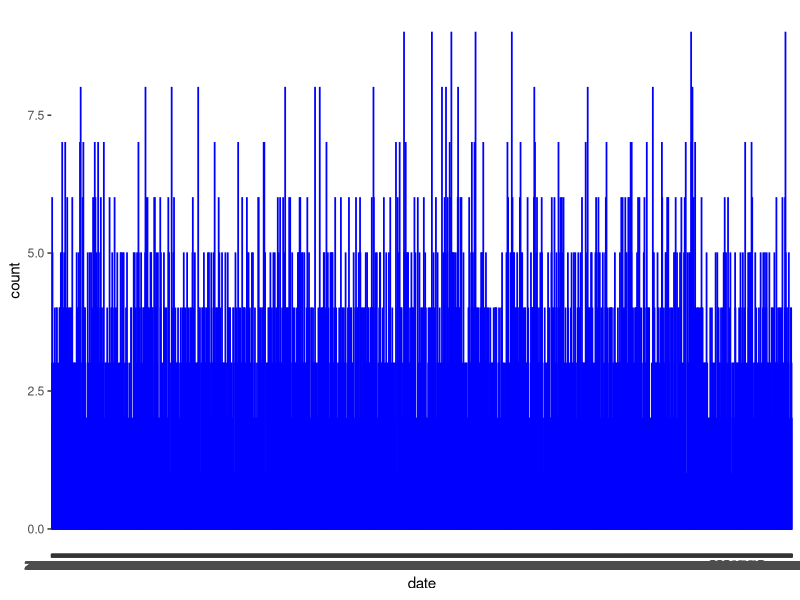
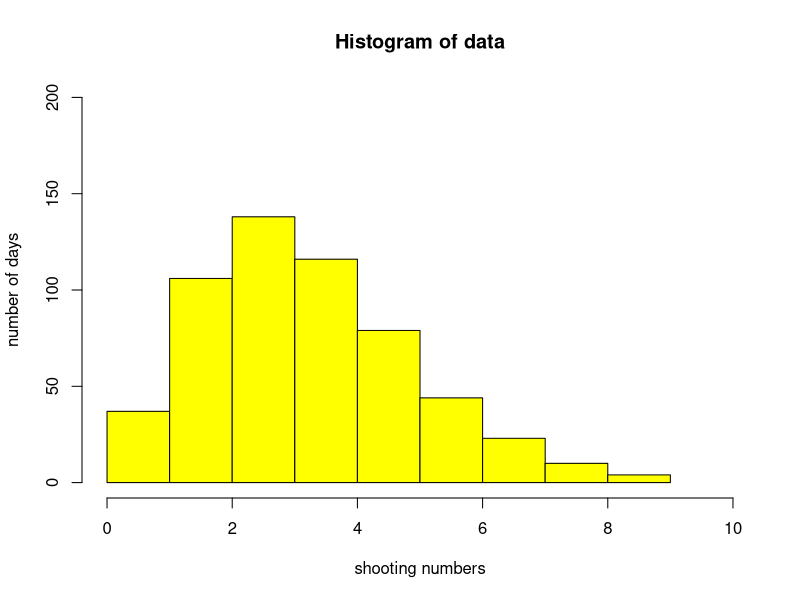
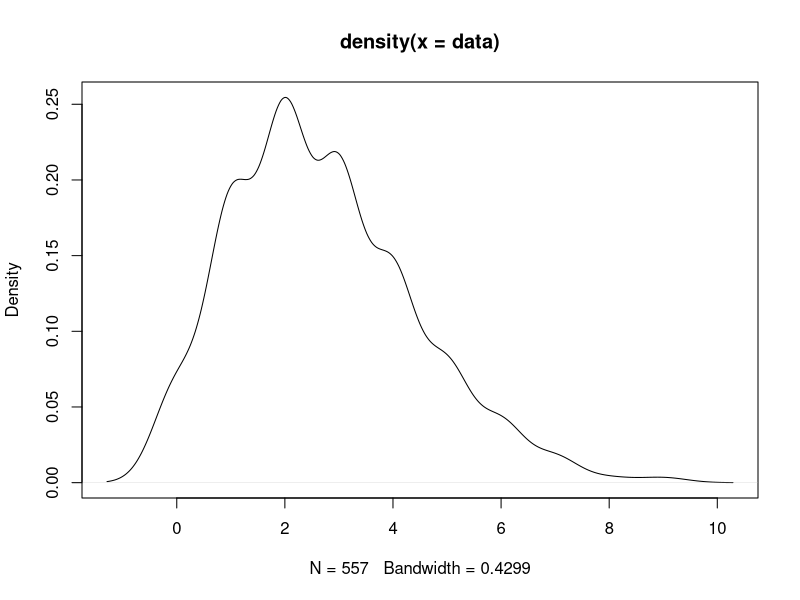

Reproduce these figures in R, in order.
setwd("C:/Users/James Xia/Desktop/STAT4060J/project")
library(tidyverse)
library(ggplot2)
shootings <- read.csv("fatal-police-shootings-data.csv")
col_base <- c("id", 
              "name", 
              "date", 
              "manner_of_death", 
              "armed", 
              "age", 
              "race", 
              "city", 
              "state", 
              "signs_of_mental_illness", 
              "threat_level", 
              "flee", 
              "body_camera", 
              "longitude", 
              "latitude", 
              "is_geocoding_exact"
              )
#colnames(shootings) <- col_base
shootings$date
# g <- group_by(shootings, date)
ggplot(shootings, aes(x = date)) + geom_histogram(stat = "count", col = "blue")
dim(shootings)[1]

num <- c(0, 0, 0, 0, 0, 0, 0, 0, 0, 0, 0)
count <- 1
days <- 0
for(i in 4929:dim(shootings)[1]){
  if(i == 4929){
    days <- days + 1
    next
  }
  
  if(shootings$date[i] == shootings$date[i-1]){
    count <- count + 1
    if(i == dim(shootings)[1]){
      num[count + 1] <- num[count + 1] + 1
      break
    }
    next
  }
  else {
    num[count + 1] <- num[count + 1] + 1
    days <- days + 1
    if(i == dim(shootings)[1]){
      num[2] <- num[2] + 1
      break
    }
    count <- 1
    next
  }
  
}
num
days
num[1] <- 366 + 191 - days
num[1]
x <- c(0, 1, 2, 3, 4, 5, 6, 7, 8, 9, 10)
y <- num
data <- c()
for(i in 1:11) {
  data <- c(data, rep(i - 1, num[i]))
}
data
hist(data, right = FALSE, xlab = "shooting numbers", ylab = "number of days", xlim = c(0, 10), ylim = c(0, 200), col = "yellow")
plot(density(data))

index <- 0
for(i in 1:dim(shootings)[1]){
  if(shootings$date[i] == "2021/1/1") break
  index <- index + 1
}
index
dim(shootings)[1]
